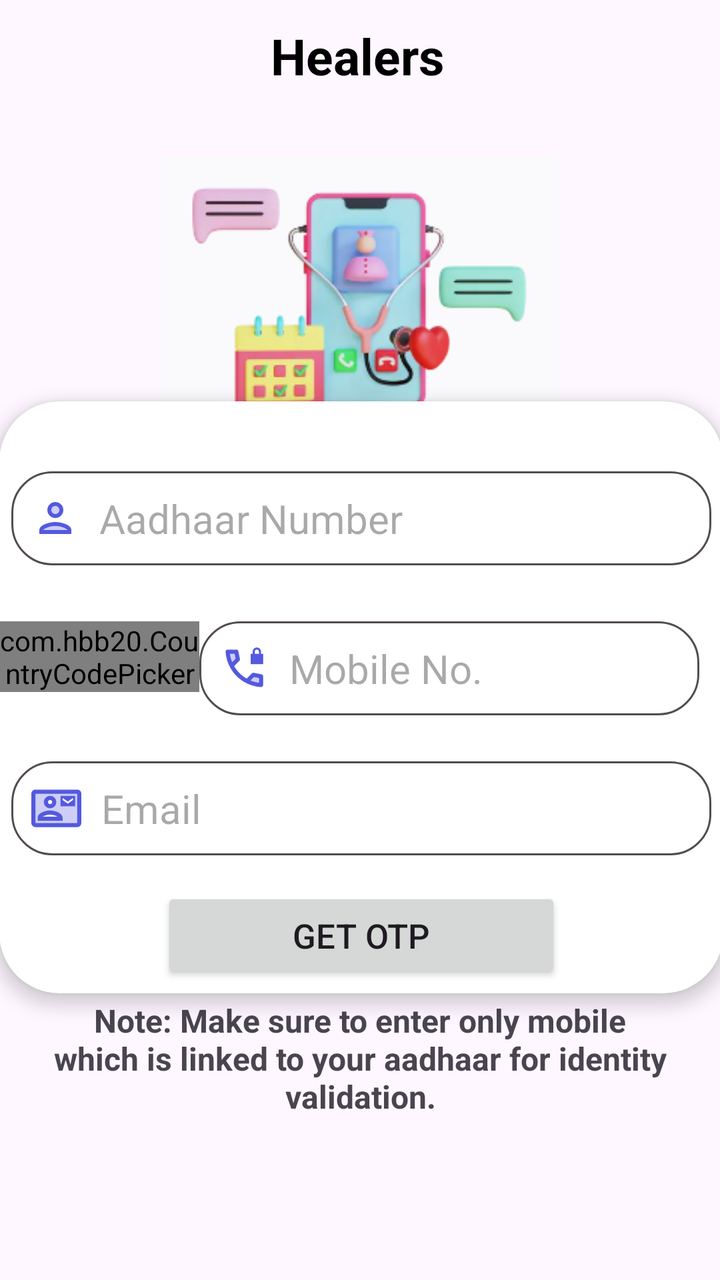
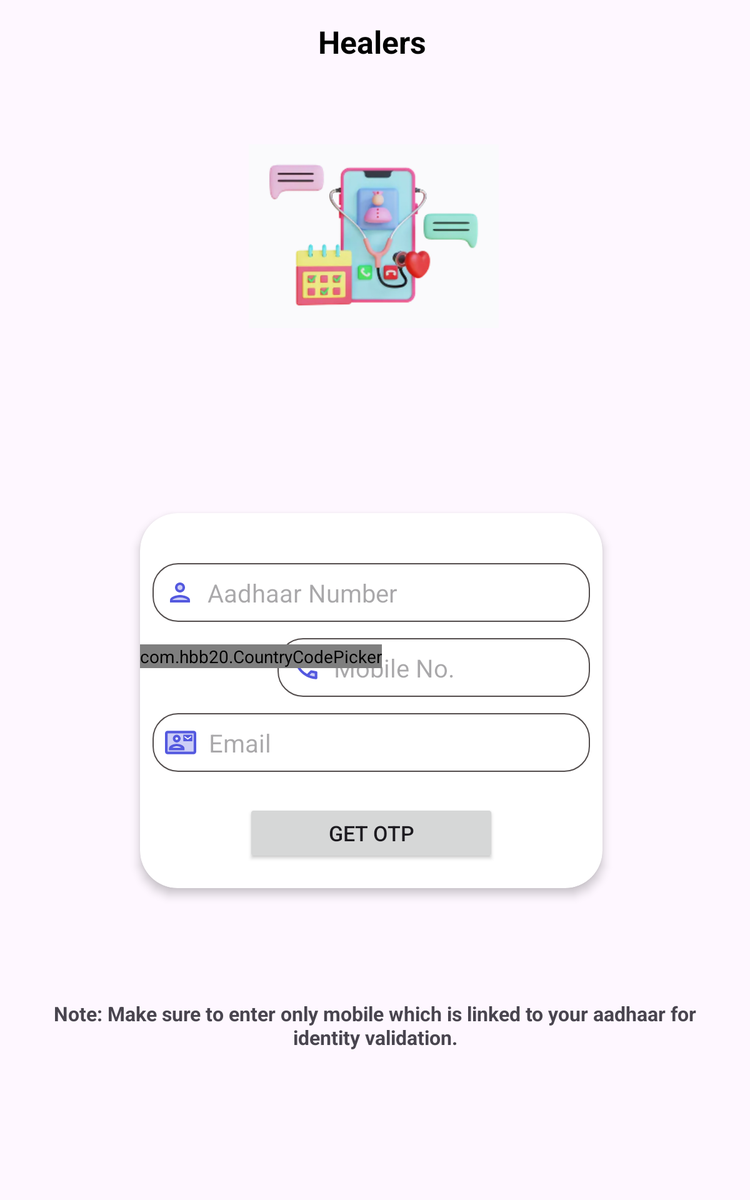

First picture: res/layout/ on a phone held upright. Second picture: the repository's own variant of that layout, on a device whose configuration matches the variant's folder. Source for both follows.
<!-- AndroidManifest.xml: application theme Theme.Healthcare -->
<!-- res/layout/activity_login.xml -->
<?xml version="1.0" encoding="utf-8"?>
<androidx.constraintlayout.widget.ConstraintLayout xmlns:android="http://schemas.android.com/apk/res/android"
    xmlns:app="http://schemas.android.com/apk/res-auto"
    xmlns:tools="http://schemas.android.com/tools"
    android:layout_width="match_parent"
    android:layout_height="match_parent"
    tools:context="healers.data.solutions.Login">


    <TextView
        android:id="@+id/textView"
        android:layout_width="wrap_content"
        android:layout_height="wrap_content"
        android:gravity="center_horizontal"
        android:text="Healers"
        android:textAlignment="center"
        android:textColor="@color/black"
        android:textSize="25sp"
        android:textStyle="bold"
        app:layout_constraintBottom_toBottomOf="parent"
        app:layout_constraintEnd_toEndOf="parent"
        app:layout_constraintHorizontal_bias="0.496"
        app:layout_constraintStart_toStartOf="parent"
        app:layout_constraintTop_toTopOf="parent"
        app:layout_constraintVertical_bias="0.018" />

    <ImageView
        android:id="@+id/imageView9"
        android:layout_width="200sp"
        android:layout_height="200sp"
        app:layout_constraintBottom_toBottomOf="parent"
        app:layout_constraintEnd_toEndOf="parent"
        app:layout_constraintHorizontal_bias="0.497"
        app:layout_constraintStart_toStartOf="parent"
        app:layout_constraintTop_toTopOf="parent"
        app:layout_constraintVertical_bias="0.117"
        app:srcCompat="@drawable/img_9" />

    <androidx.cardview.widget.CardView
        android:layout_width="362dp"
        android:layout_height="296dp"
        app:cardCornerRadius="30sp"
        app:cardElevation="5sp"
        app:layout_constraintBottom_toBottomOf="parent"
        app:layout_constraintEnd_toEndOf="parent"
        app:layout_constraintHorizontal_bias="0.489"
        app:layout_constraintStart_toStartOf="parent"
        app:layout_constraintTop_toTopOf="parent"
        app:layout_constraintVertical_bias="0.583">

        <EditText
            android:id="@+id/editTextText2"
            android:layout_width="350sp"
            android:layout_height="wrap_content"
            android:layout_gravity="center_horizontal"
            android:layout_marginTop="35dp"
            android:background="@drawable/customedit"
            android:drawableLeft="@drawable/person"
            android:drawablePadding="10sp"
            android:hint="Aadhaar Number"
            android:inputType="phone"
            android:padding="10sp"
            android:textSize="20sp"
            android:textStyle="normal" />

        <LinearLayout
            android:layout_width="350dp"
            android:layout_height="wrap_content"
            android:layout_marginTop="110dp"
            android:orientation="horizontal">

            <com.hbb20.CountryCodePicker
                android:id="@+id/ccp"
                android:layout_width="100dp"
                android:layout_height="wrap_content"
                app:ccp_textSize="15sp" />

            <EditText
                android:id="@+id/mobile"
                android:layout_width="250sp"
                android:layout_height="wrap_content"
                android:layout_gravity="center_horizontal"
                android:layout_marginEnd="10dp"
                android:background="@drawable/customedit"
                android:drawableLeft="@drawable/phone"
                android:drawablePadding="10sp"
                android:hint="Mobile No."
                android:inputType="phone"
                android:maxLength="11"
                android:padding="10sp"
                android:textSize="20sp"
                android:textStyle="normal" />

        </LinearLayout>


        <EditText
            android:id="@+id/editTextText5"
            android:layout_width="350sp"
            android:layout_height="wrap_content"
            android:layout_gravity="center_horizontal"
            android:layout_marginTop="180dp"
            android:background="@drawable/customedit"
            android:drawableLeft="@drawable/mail"
            android:drawablePadding="10sp"
            android:hint="Email"
            android:inputType="textEmailAddress"
            android:padding="10sp"
            android:textSize="20sp"
            android:textStyle="normal" />

        <Button
            android:id="@+id/getotp"
            android:layout_width="200sp"
            android:layout_height="wrap_content"
            android:layout_gravity="center_horizontal|bottom"
            android:layout_marginBottom="5sp"
            android:text="Get OTP"
            android:textSize="17sp" />
    </androidx.cardview.widget.CardView>

    <TextView
        android:id="@+id/textView9"
        android:layout_width="match_parent"
        android:layout_height="wrap_content"
        android:layout_margin="10sp"
        android:padding="10sp"
        android:text="Note: Make sure to enter only mobile which is linked to your aadhaar for identity validation."
        android:textAlignment="center"
        android:textSize="16sp"
        android:textStyle="bold"
        app:layout_constraintBottom_toBottomOf="parent"
        app:layout_constraintEnd_toEndOf="parent"
        app:layout_constraintHorizontal_bias="1.0"
        app:layout_constraintStart_toStartOf="parent"
        app:layout_constraintTop_toTopOf="parent"
        app:layout_constraintVertical_bias="0.887" />
</androidx.constraintlayout.widget.ConstraintLayout>
<!-- resources referenced by this layout -->
<resources>
  <color name="black">#FF000000</color>
  <!-- drawable customedit (drawable) -->
  <?xml version="1.0" encoding="utf-8"?>
  <shape xmlns:android="http://schemas.android.com/apk/res/android">
  <stroke android:color="@color/grey"
      android:width="1dp"/>
      <corners android:radius="20dp"
      />
  </shape>
  <!-- drawable mail (drawable) -->
  <vector android:height="25dp" android:tint="#5459DF"
      android:viewportHeight="24" android:viewportWidth="24"
      android:width="25dp" xmlns:android="http://schemas.android.com/apk/res/android">
      <path android:fillAlpha="0.3"
          android:fillColor="@android:color/white"
          android:pathData="M2,19h20V5H2v14zM14,6h7v5h-7V6zM9,6c1.65,0 3,1.35 3,3s-1.35,3 -3,3 -3,-1.35 -3,-3 1.35,-3 3,-3zM3,16.59C3,14.08 6.97,13 9,13s6,1.08 6,3.58V18H3v-1.41z" android:strokeAlpha="0.3"/>
      <path android:fillColor="@android:color/white" android:pathData="M22,3L2,3C0.9,3 0,3.9 0,5v14c0,1.1 0.9,2 2,2h20c1.1,0 1.99,-0.9 1.99,-2L24,5c0,-1.1 -0.9,-2 -2,-2zM22,19L2,19L2,5h20v14zM21,6h-7v5h7L21,6zM20,8l-2.5,1.75L15,8L15,7l2.5,1.75L20,7v1zM9,12c1.65,0 3,-1.35 3,-3s-1.35,-3 -3,-3 -3,1.35 -3,3 1.35,3 3,3zM9,8c0.55,0 1,0.45 1,1s-0.45,1 -1,1 -1,-0.45 -1,-1 0.45,-1 1,-1zM15,16.59c0,-2.5 -3.97,-3.58 -6,-3.58s-6,1.08 -6,3.58L3,18h12v-1.41zM5.48,16c0.74,-0.5 2.22,-1 3.52,-1s2.77,0.49 3.52,1L5.48,16z"/>
  </vector>
  <!-- drawable person (drawable) -->
  <vector android:height="24dp" android:tint="#5459DF"
      android:viewportHeight="24" android:viewportWidth="24"
      android:width="24dp" xmlns:android="http://schemas.android.com/apk/res/android">
      <path android:fillAlpha="0.3"
          android:fillColor="@android:color/white"
          android:pathData="M12,16c-2.69,0 -5.77,1.28 -6,2h12c-0.2,-0.71 -3.3,-2 -6,-2z" android:strokeAlpha="0.3"/>
      <path android:fillAlpha="0.3"
          android:fillColor="@android:color/white"
          android:pathData="M12,8m-2,0a2,2 0,1 1,4 0a2,2 0,1 1,-4 0" android:strokeAlpha="0.3"/>
      <path android:fillColor="@android:color/white" android:pathData="M12,14c-2.67,0 -8,1.34 -8,4v2h16v-2c0,-2.66 -5.33,-4 -8,-4zM6,18c0.22,-0.72 3.31,-2 6,-2 2.7,0 5.8,1.29 6,2L6,18zM12,12c2.21,0 4,-1.79 4,-4s-1.79,-4 -4,-4 -4,1.79 -4,4 1.79,4 4,4zM12,6c1.1,0 2,0.9 2,2s-0.9,2 -2,2 -2,-0.9 -2,-2 0.9,-2 2,-2z"/>
  </vector>
  <style name="Theme.Healthcare" parent="Base.Theme.Healthcare" />
  <color name="grey">#534D4D</color>
  <style name="Base.Theme.Healthcare" parent="Theme.Material3.DayNight.NoActionBar">
          
          
          <item name="android:statusBarColor">@color/white</item>
          <item name="android:windowLightStatusBar">true</item>
      </style>
  <color name="white">#FFFFFFFF</color>
</resources>
<!-- res/layout-sw560dp/activity_login.xml (the author's variant of the layout above) -->
<!-- drawn on a 7-inch tablet held upright -->
<?xml version="1.0" encoding="utf-8"?>
<androidx.constraintlayout.widget.ConstraintLayout xmlns:android="http://schemas.android.com/apk/res/android"
    xmlns:app="http://schemas.android.com/apk/res-auto"
    xmlns:tools="http://schemas.android.com/tools"
    android:layout_width="match_parent"
    android:layout_height="match_parent"
    tools:context=".Login">


    <TextView
        android:id="@+id/textView"
        android:layout_width="wrap_content"
        android:layout_height="wrap_content"
        android:gravity="center_horizontal"
        android:text="Healers"
        android:textAlignment="center"
        android:textColor="@color/black"
        android:textSize="25sp"
        android:textStyle="bold"
        app:layout_constraintBottom_toBottomOf="parent"
        app:layout_constraintEnd_toEndOf="parent"
        app:layout_constraintHorizontal_bias="0.496"
        app:layout_constraintStart_toStartOf="parent"
        app:layout_constraintTop_toTopOf="parent"
        app:layout_constraintVertical_bias="0.018" />

    <ImageView
        android:id="@+id/imageView9"
        android:layout_width="200sp"
        android:layout_height="200sp"
        app:layout_constraintBottom_toBottomOf="parent"
        app:layout_constraintEnd_toEndOf="parent"
        app:layout_constraintHorizontal_bias="0.497"
        app:layout_constraintStart_toStartOf="parent"
        app:layout_constraintTop_toTopOf="parent"
        app:layout_constraintVertical_bias="0.117"
        app:srcCompat="@drawable/img_9" />

    <androidx.cardview.widget.CardView
        android:layout_width="370sp"
        android:layout_height="300sp"
        app:cardCornerRadius="30sp"
        app:cardElevation="5sp"
        app:layout_constraintBottom_toBottomOf="parent"
        app:layout_constraintEnd_toEndOf="parent"
        app:layout_constraintHorizontal_bias="0.487"
        app:layout_constraintStart_toStartOf="parent"
        app:layout_constraintTop_toTopOf="parent"
        app:layout_constraintVertical_bias="0.622">

        <EditText
            android:id="@+id/editTextText2"
            android:layout_width="350sp"
            android:layout_height="wrap_content"
            android:layout_gravity="center_horizontal"
            android:layout_marginTop="40dp"
            android:background="@drawable/customedit"
            android:drawableLeft="@drawable/person"
            android:drawablePadding="10sp"
            android:hint="Aadhaar Number"
            android:inputType="phone"
            android:padding="10sp"
            android:textSize="20sp"
            android:textStyle="normal" />


        <EditText
            android:id="@+id/mobile"
            android:layout_width="250sp"
            android:layout_height="wrap_content"
            android:layout_gravity="center_horizontal"
            android:layout_marginTop="100dp"
            android:background="@drawable/customedit"
            android:drawableLeft="@drawable/phone"
            android:drawablePadding="10sp"
            android:hint="Mobile No."
            android:inputType="phone"
            android:layout_marginStart="50sp"
            android:padding="10sp"
            android:textSize="20sp"
            android:textStyle="normal" />

        <com.hbb20.CountryCodePicker
            android:id="@+id/ccp"
            android:layout_width="wrap_content"
            android:layout_height="wrap_content"
            android:layout_marginTop="105sp"
            app:ccp_textSize="15sp"
            />
        <EditText
            android:id="@+id/editTextText5"
            android:layout_width="350sp"
            android:layout_height="wrap_content"
            android:layout_gravity="center_horizontal"
            android:layout_marginTop="160dp"
            android:background="@drawable/customedit"
            android:drawableLeft="@drawable/mail"
            android:drawablePadding="10sp"
            android:hint="Email"
            android:inputType="textEmailAddress"
            android:padding="10sp"
            android:textSize="20sp"
            android:textStyle="normal" />

        <Button
            android:id="@+id/getotp"
            android:layout_width="200sp"
            android:layout_height="wrap_content"
            android:layout_gravity="center_horizontal|bottom"
            android:layout_marginBottom="20sp"
            android:text="Get OTP"
            android:textSize="17sp" />
    </androidx.cardview.widget.CardView>

    <TextView
        android:id="@+id/textView9"
        android:layout_width="match_parent"
        android:layout_height="wrap_content"
        android:layout_margin="10sp"
        android:padding="10sp"
        android:text="Note: Make sure to enter only mobile which is linked to your aadhaar for identity validation."
        android:textAlignment="center"
        android:textSize="16sp"
        android:textStyle="bold"
        app:layout_constraintBottom_toBottomOf="parent"
        app:layout_constraintEnd_toEndOf="parent"
        app:layout_constraintHorizontal_bias="1.0"
        app:layout_constraintStart_toStartOf="parent"
        app:layout_constraintTop_toTopOf="parent"
        app:layout_constraintVertical_bias="0.887" />
</androidx.constraintlayout.widget.ConstraintLayout>
